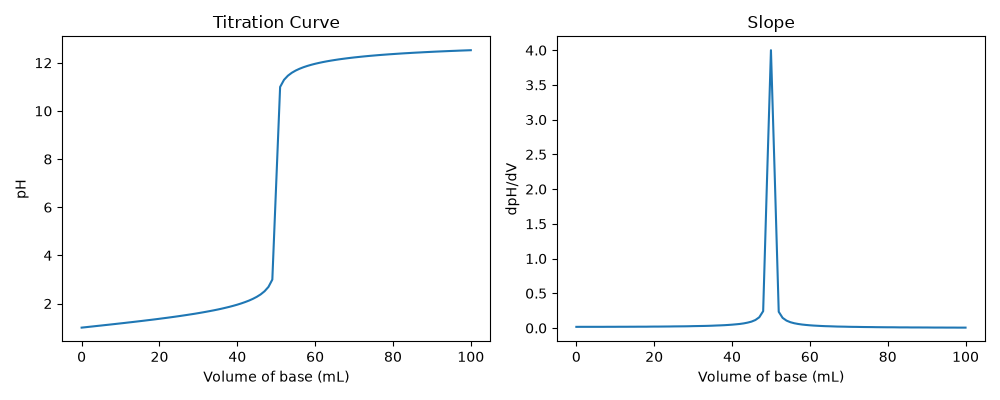

This chart was generated by the following Python code:
import numpy as np
import matplotlib.pyplot as plt

data = np.loadtxt("titration.csv", delimiter=",", skiprows=1)

V = data[:, 0]
pH = data[:, 1]

slope = np.gradient(pH, V)

index = np.argmax(slope)
equivalence = V[index]

print("Equivalence point:", equivalence, "mL")

fig, ax = plt.subplots(1, 2, figsize=(10, 4))

ax[0].plot(V, pH)
ax[0].set_xlabel("Volume of base (mL)")
ax[0].set_ylabel("pH")
ax[0].set_title("Titration Curve")

ax[1].plot(V, slope)
ax[1].set_xlabel("Volume of base (mL)")
ax[1].set_ylabel("dpH/dV")
ax[1].set_title("Slope")

plt.tight_layout()
plt.savefig("titration.png")
